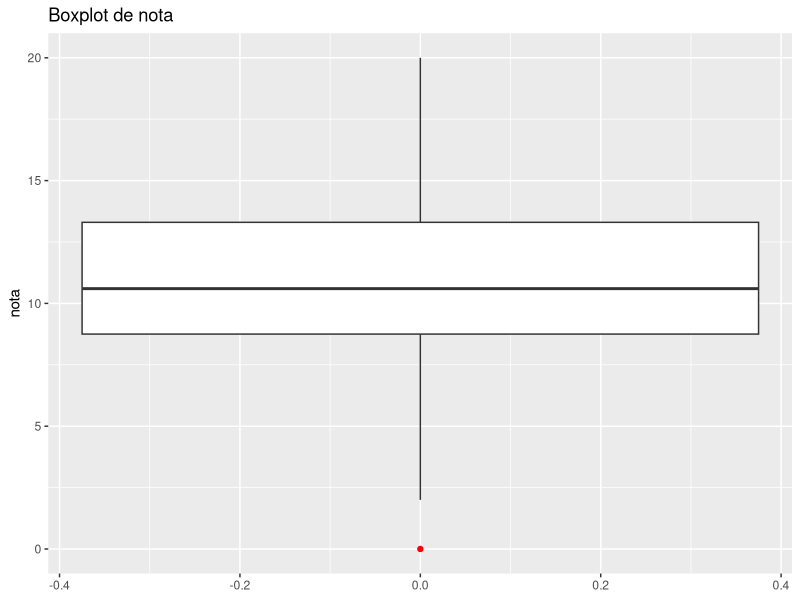
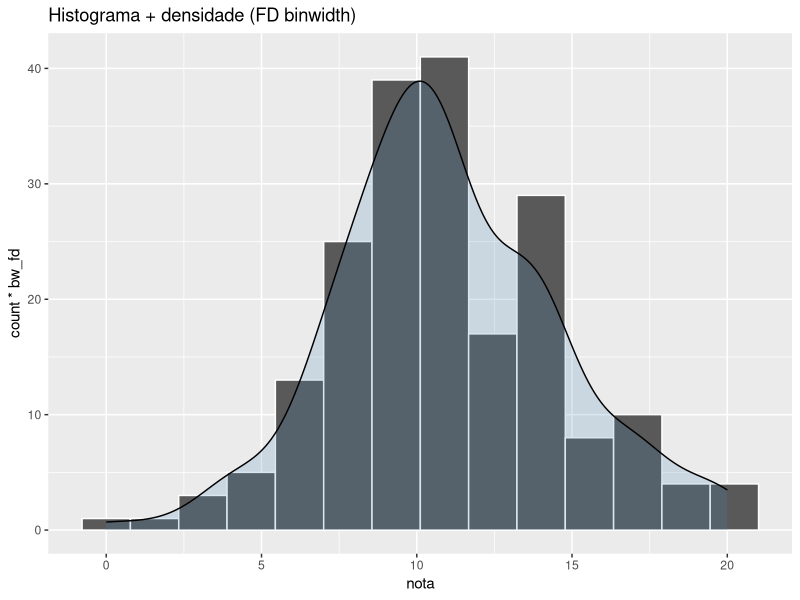
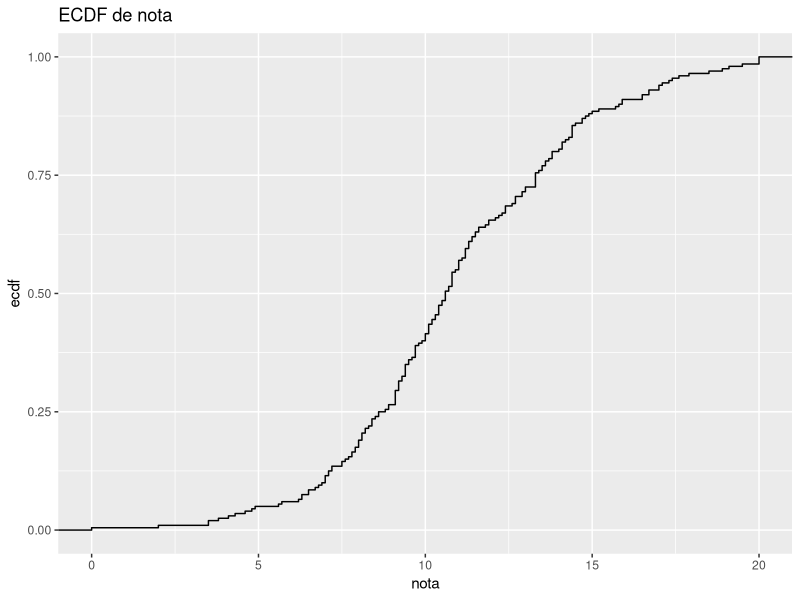
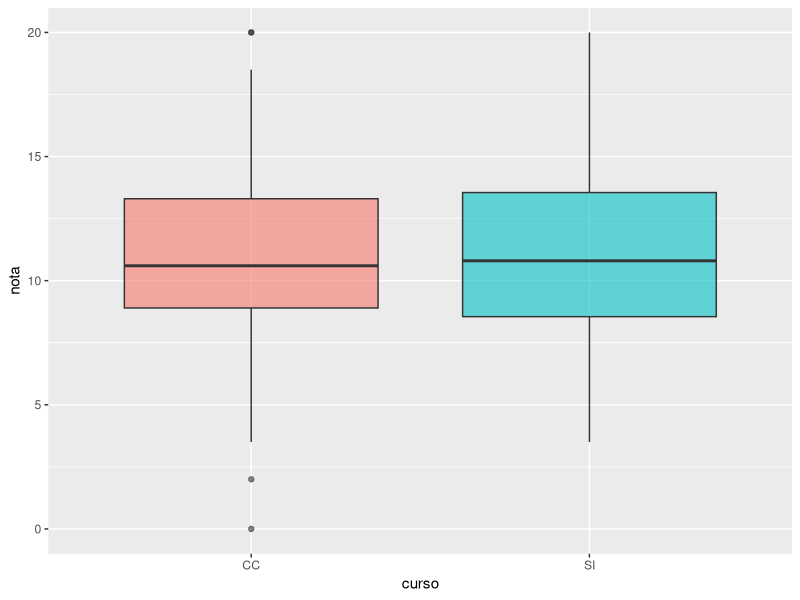
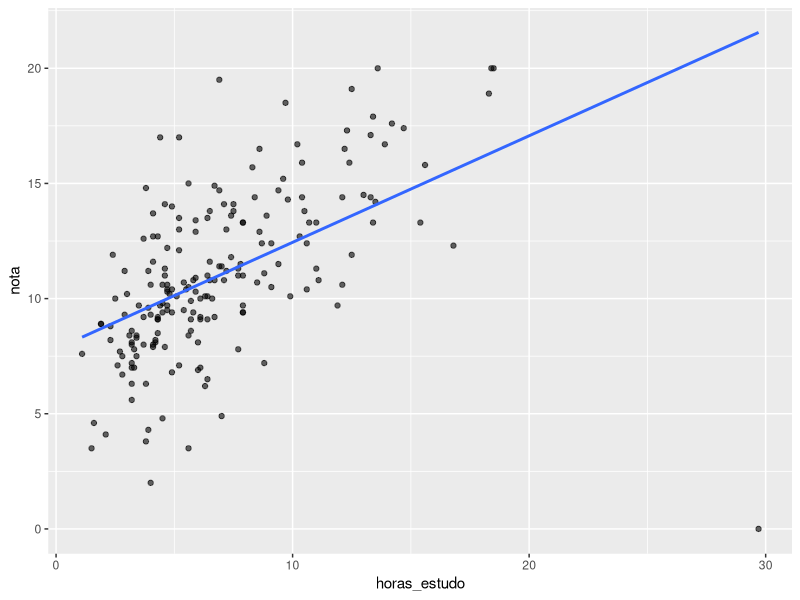
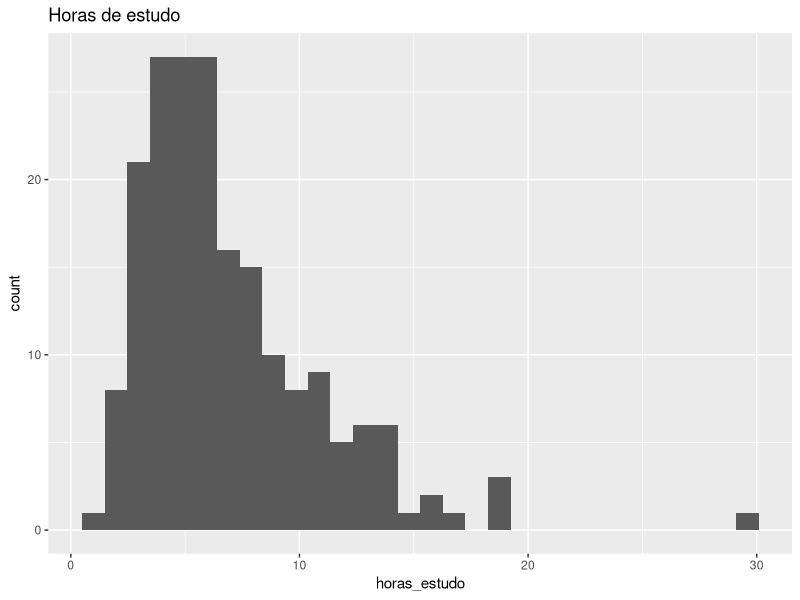
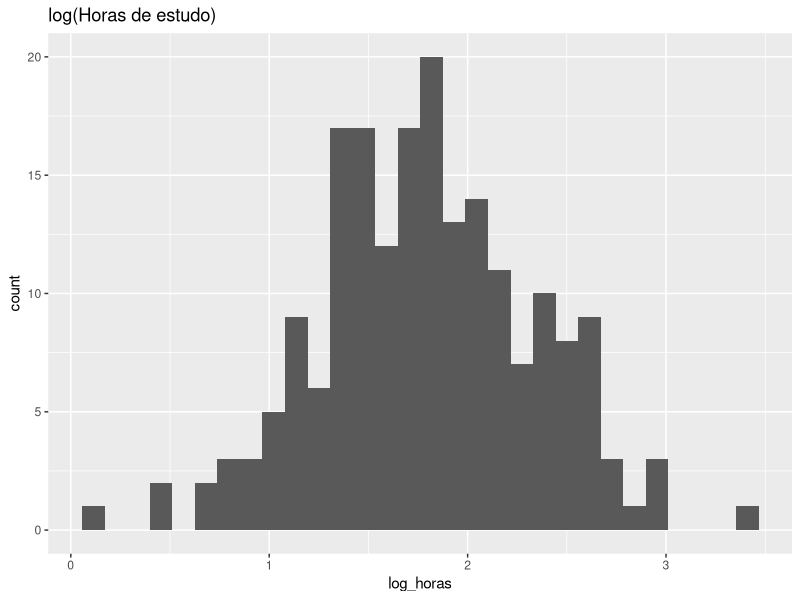
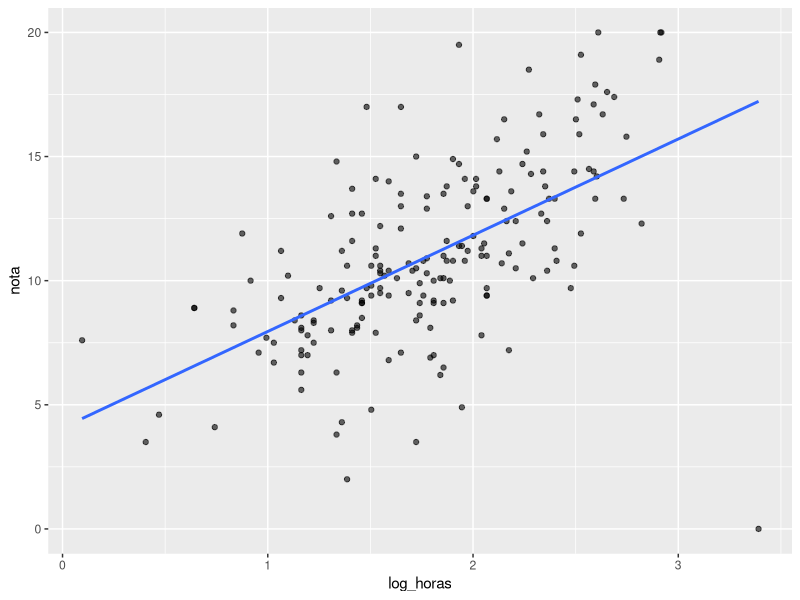

Write R code to recreate these figures, in order.
library(tidyverse)

set.seed(1234)

n <- 200
alunos <- tibble(
  id            = 1:n,
  curso         = sample(c("CC", "SI"), n, replace = TRUE, prob = c(.65, .35)),
  ano           = sample(1:3, n, replace = TRUE, prob = c(.4, .35, .25)),
  sexo          = sample(c("F", "M"), n, replace = TRUE),
  horas_estudo  = round(rlnorm(n, meanlog = log(6), sdlog = 0.5), 1),
  faltas        = pmax(0, round(rpois(n, lambda = 3) - rbinom(n, 1, .1)*3)),
  nota          = pmin(20,
                       pmax(0,
                            round( 8 +
                                     0.6 * pmin(horas_estudo, 20) -
                                     0.4 * pmin(faltas, 10) +
                                     rnorm(n, 0, 2.5), 1)))
) %>%
  mutate(
    # introduzir alguns outliers na nota
    nota = replace(nota, sample(1:n, 3), c(2, 19.5, 0)),
    # introduzir NAs em horas_estudo
    horas_estudo = replace(horas_estudo, sample(1:n, 6), NA_real_)
  )

head(alunos)

#Ex1
glimpse(alunos)

#Ex2
with(alunos, c(mean = mean(nota, na.rm=TRUE),
               median = median(nota, na.rm=TRUE),
               sd = sd(nota, na.rm=TRUE),
               IQR = IQR(nota, na.rm=TRUE),
               MAD = mad(nota, constant = 1, na.rm=TRUE)))

summary(alunos$nota)

#Ex3
q1 <- quantile(alunos$nota, .25, na.rm=TRUE)
q3 <- quantile(alunos$nota, .75, na.rm=TRUE)
iqr <- q3 - q1
low <- q1 - 1.5*iqr; high <- q3 + 1.5*iqr
which_out <- which(alunos$nota < low | alunos$nota > high)

ggplot(alunos, aes(y = nota)) +
  geom_boxplot(outlier.color = "red") +
  labs(title = "Boxplot de nota")

#Ex4
bw_fd <- 2*IQR(alunos$nota, na.rm=TRUE) * length(na.omit(alunos$nota))^(-1/3)
ggplot(alunos, aes(nota)) +
  geom_histogram(binwidth = bw_fd, color="white") +
  geom_density(aes(y = after_stat(count * bw_fd)), alpha=.2, fill="steelblue") +
  labs(title = "Histograma + densidade (FD binwidth)")

ggplot(alunos, aes(nota)) + stat_ecdf() + labs(title="ECDF de nota")

#Ex5
ggplot(alunos, aes(x = curso, y = nota, fill = curso)) +
  geom_boxplot(alpha=.6) + theme(legend.position="none")

alunos %>%
  group_by(curso, sexo) %>%
  summarise(n = n(),
            media = mean(nota, na.rm=TRUE),
            mediana = median(nota, na.rm=TRUE),
            IQR = IQR(nota, na.rm=TRUE),
            .groups = "drop")

#Ex6
dados2 <- alunos %>% drop_na(horas_estudo, nota)
ggplot(dados2, aes(horas_estudo, nota)) +
  geom_point(alpha=.6) + geom_smooth(method = "lm", se = FALSE)

cor_pearson  <- cor(dados2$horas_estudo, dados2$nota, method="pearson")
cor_spearman <- cor(dados2$horas_estudo, dados2$nota, method="spearman")
c(pearson = cor_pearson, spearman = cor_spearman)

#Ex7
p1 <- ggplot(alunos, aes(horas_estudo)) + geom_histogram() + 
            labs(title="Horas de estudo")
p2 <- ggplot(alunos %>% mutate(log_horas = log(horas_estudo)),
            aes(log_horas)) + geom_histogram() + 
            labs(title="log(Horas de estudo)")
p1
p2

ggplot(alunos %>% drop_na(horas_estudo, nota) %>% 
         mutate(log_horas = log(horas_estudo)),
          aes(log_horas, nota)) + geom_point(alpha=.6) + 
          geom_smooth(method="lm", se=FALSE)

#Ex8
colSums(is.na(alunos))

lista_completa <- alunos %>% 
                    drop_na(horas_estudo)
imp_mediana <- alunos %>%
                mutate(horas_estudo = if_else(is.na(horas_estudo),
                                median(horas_estudo, na.rm=TRUE),
                                horas_estudo))

lista_completa %>% 
  group_by(curso) %>% 
  summarise(media_nota = mean(nota, na.rm=TRUE))
imp_mediana %>% 
  group_by(curso) %>% 
  summarise(media_nota = mean(nota, na.rm=TRUE))